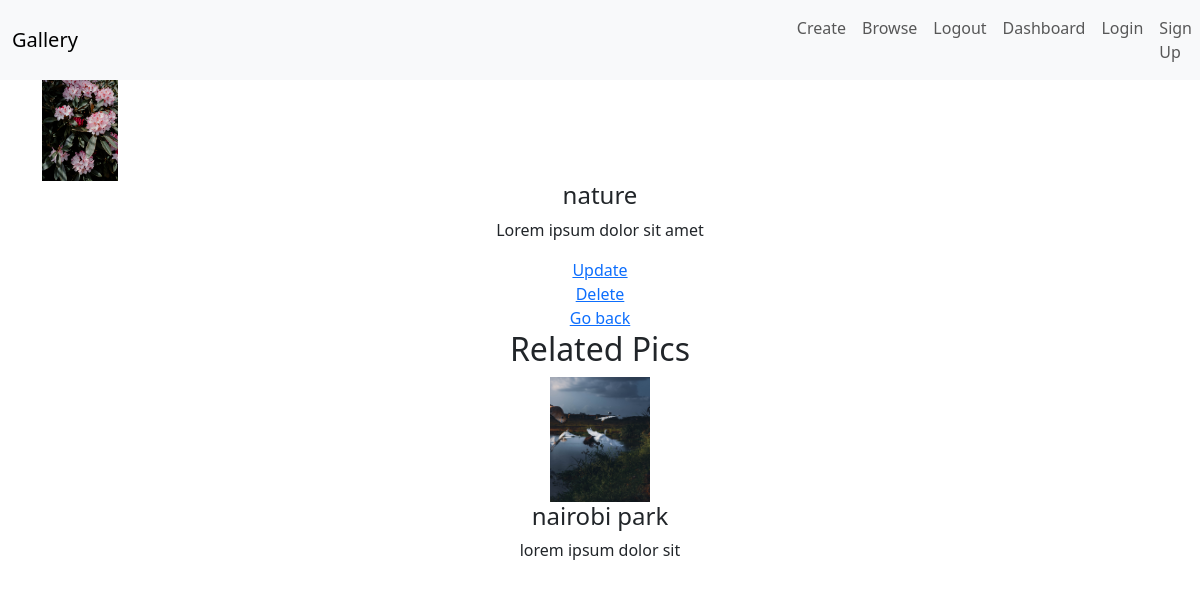
Page /detail/1/ on the earlier database version.
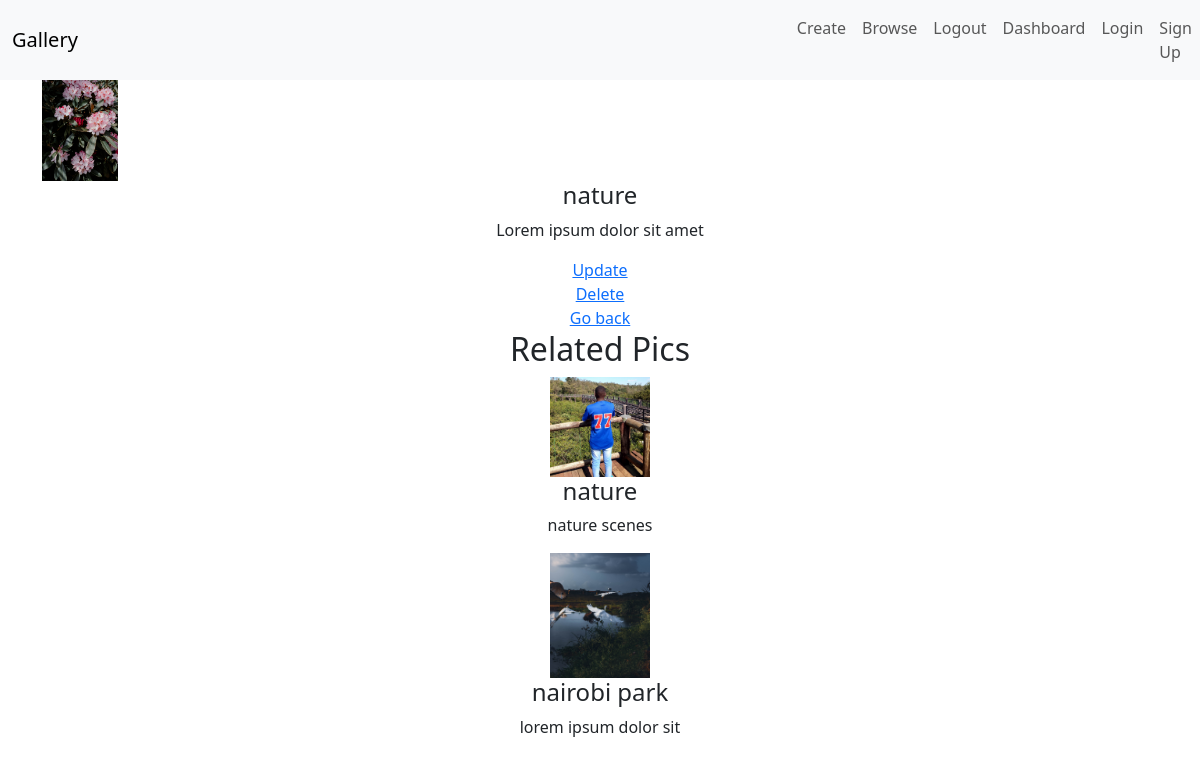
Same page on the later database version.
### photo/models.py (models this page shows, shortened)
class Pic(models.Model):
    category=models.ForeignKey(Category, related_name='pics', on_delete=models.SET_NULL, null=True)
    name=models.CharField(max_length=50)
    description=models.TextField(blank=True, null=True)
    image=models.ImageField(upload_to='image')
    created_by=models.ForeignKey(User,related_name='pics',on_delete=models.CASCADE)
    created_at=models.DateTimeField(auto_now_add=True)
    class Meta:
        ordering=['-name']

### photo/views.py (the view)
# urls.py: path('detail/<int:id>/', view_photo, name='detail'),
def view_photo(request, id):
    pics=get_object_or_404(Pic,id=id)
    related_items=Pic.objects.filter(category=pics.category).exclude(id=id)[0:3]
    context={'pics':pics,
             'related_items':related_items}
    return render(request, 'photo/view.html', context)

### photo/templates/photo/view.html (shortened to what this page needs)
{% extends 'photo/base.html' %}
{% block content %}
     {% if pics %}
    <img src="{{pics.image.url}}" alt="{{pic.pic.name}}" style="width:100px">
    <h4>{{pics.name}}</h4>
<p>{{pics.description}}</p><br>
       {% endif %}
       <a href="{% url 'photo:edit' pics.id %}" class="">Update</a>
       <a href="{% url 'photo:delete' pics.id %}" class="">Delete</a>
       <a href="{% url 'photo:index' %}" class="">Go back</a>
<h2>Related Pics</h2>
{% for pic in related_items %}
   {% if pic.image %}
   <a href="{% url 'photo:detail' pic.id %}" class="">
<img src="{{ pic.image.url }}" alt="{{pic.pic.name}}" style="width:100px">
</a>
<h4>{{pic.name}}</h4>
<p>{{pic.description}}</p>
     {% endif %}
{% endfor %}
{% endblock %}

Differences in the rows shown:
added Pic: image (picture), name "nature", description "nature scenes"
